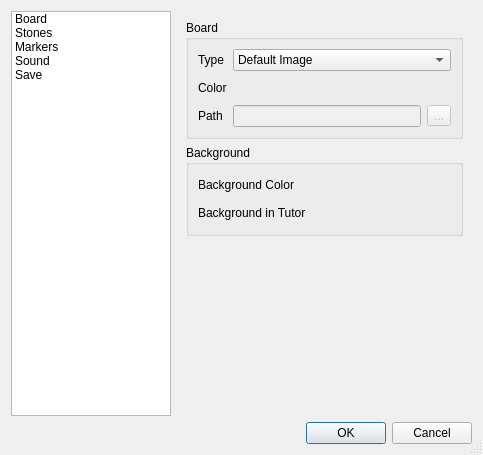
<?xml version="1.0" encoding="UTF-8"?>
<ui version="4.0">
 <class>SetupDialog</class>
 <widget class="QDialog" name="SetupDialog">
  <property name="geometry">
   <rect>
    <x>0</x>
    <y>0</y>
    <width>483</width>
    <height>455</height>
   </rect>
  </property>
  <property name="windowTitle">
   <string>Setup</string>
  </property>
  <property name="sizeGripEnabled">
   <bool>true</bool>
  </property>
  <layout class="QVBoxLayout" name="verticalLayout">
   <item>
    <layout class="QHBoxLayout" name="horizontalLayout">
     <item>
      <widget class="QListWidget" name="categoryList">
       <property name="maximumSize">
        <size>
         <width>160</width>
         <height>16777215</height>
        </size>
       </property>
       <item>
        <property name="text">
         <string>Board</string>
        </property>
       </item>
       <item>
        <property name="text">
         <string>Stones</string>
        </property>
       </item>
       <item>
        <property name="text">
         <string>Markers</string>
        </property>
       </item>
       <item>
        <property name="text">
         <string>Sound</string>
        </property>
       </item>
       <item>
        <property name="text">
         <string>Save</string>
        </property>
       </item>
      </widget>
     </item>
     <item>
      <widget class="QStackedWidget" name="stackedWidget">
       <property name="frameShape">
        <enum>QFrame::NoFrame</enum>
       </property>
       <property name="frameShadow">
        <enum>QFrame::Plain</enum>
       </property>
       <property name="currentIndex">
        <number>0</number>
       </property>
       <widget class="QWidget" name="boardPage">
        <layout class="QVBoxLayout" name="verticalLayout_2">
         <item>
          <widget class="QGroupBox" name="boardGroupBox">
           <property name="title">
            <string>Board</string>
           </property>
           <layout class="QFormLayout" name="formLayout">
            <item row="0" column="0">
             <widget class="QLabel" name="boardTypeLabel">
              <property name="text">
               <string>Type</string>
              </property>
             </widget>
            </item>
            <item row="0" column="1">
             <widget class="QComboBox" name="boardTypeComboBox">
              <item>
               <property name="text">
                <string>Default Image</string>
               </property>
              </item>
              <item>
               <property name="text">
                <string>Select File</string>
               </property>
              </item>
              <item>
               <property name="text">
                <string>Fill Color</string>
               </property>
              </item>
             </widget>
            </item>
            <item row="1" column="0">
             <widget class="QLabel" name="boardColorLabel">
              <property name="text">
               <string>Color</string>
              </property>
             </widget>
            </item>
            <item row="1" column="1">
             <widget class="QPushButton" name="boardColorButton">
              <property name="text">
               <string/>
              </property>
              <property name="flat">
               <bool>true</bool>
              </property>
             </widget>
            </item>
            <item row="2" column="0">
             <widget class="QLabel" name="boardPathLabel">
              <property name="text">
               <string>Path</string>
              </property>
             </widget>
            </item>
            <item row="2" column="1">
             <layout class="QHBoxLayout" name="horizontalLayout_2">
              <item>
               <widget class="QLineEdit" name="boardPathEdit">
                <property name="enabled">
                 <bool>false</bool>
                </property>
               </widget>
              </item>
              <item>
               <widget class="QToolButton" name="boardPathButton">
                <property name="enabled">
                 <bool>false</bool>
                </property>
                <property name="text">
                 <string>...</string>
                </property>
               </widget>
              </item>
             </layout>
            </item>
           </layout>
          </widget>
         </item>
         <item>
          <widget class="QGroupBox" name="boardBackgroundGroupBox">
           <property name="title">
            <string>Background</string>
           </property>
           <layout class="QFormLayout" name="formLayout_3">
            <item row="0" column="0">
             <widget class="QLabel" name="bgColorLabel">
              <property name="text">
               <string>Background Color</string>
              </property>
             </widget>
            </item>
            <item row="0" column="1">
             <widget class="QPushButton" name="bgColorButton">
              <property name="text">
               <string/>
              </property>
              <property name="flat">
               <bool>true</bool>
              </property>
             </widget>
            </item>
            <item row="1" column="0">
             <widget class="QLabel" name="bgTutorColorLabel">
              <property name="text">
               <string>Background in Tutor</string>
              </property>
             </widget>
            </item>
            <item row="1" column="1">
             <widget class="QPushButton" name="bgTutorColorButton">
              <property name="text">
               <string/>
              </property>
              <property name="flat">
               <bool>true</bool>
              </property>
             </widget>
            </item>
           </layout>
          </widget>
         </item>
         <item>
          <spacer name="verticalSpacer">
           <property name="orientation">
            <enum>Qt::Vertical</enum>
           </property>
           <property name="sizeHint" stdset="0">
            <size>
             <width>20</width>
             <height>40</height>
            </size>
           </property>
          </spacer>
         </item>
        </layout>
       </widget>
       <widget class="QWidget" name="stonePage">
        <layout class="QVBoxLayout" name="verticalLayout_4">
         <item>
          <widget class="QGroupBox" name="whiteGroupBox">
           <property name="focusPolicy">
            <enum>Qt::NoFocus</enum>
           </property>
           <property name="title">
            <string>White Stone</string>
           </property>
           <layout class="QFormLayout" name="formLayout_2">
            <item row="0" column="0">
             <widget class="QLabel" name="whiteTypeLabel">
              <property name="text">
               <string>Type</string>
              </property>
             </widget>
            </item>
            <item row="0" column="1">
             <widget class="QComboBox" name="whiteTypeComboBox">
              <item>
               <property name="text">
                <string>Default Image</string>
               </property>
              </item>
              <item>
               <property name="text">
                <string>Select File</string>
               </property>
              </item>
              <item>
               <property name="text">
                <string>Fill Color</string>
               </property>
              </item>
             </widget>
            </item>
            <item row="1" column="0">
             <widget class="QLabel" name="whiteColorLabel">
              <property name="text">
               <string>Color</string>
              </property>
             </widget>
            </item>
            <item row="1" column="1">
             <widget class="QPushButton" name="whiteColorButton">
              <property name="text">
               <string/>
              </property>
              <property name="autoDefault">
               <bool>false</bool>
              </property>
              <property name="flat">
               <bool>true</bool>
              </property>
             </widget>
            </item>
            <item row="2" column="0">
             <widget class="QLabel" name="whitePathLabel">
              <property name="text">
               <string>Path</string>
              </property>
             </widget>
            </item>
            <item row="2" column="1">
             <layout class="QHBoxLayout" name="horizontalLayout_3">
              <item>
               <widget class="QLineEdit" name="whitePathEdit">
                <property name="enabled">
                 <bool>false</bool>
                </property>
               </widget>
              </item>
              <item>
               <widget class="QToolButton" name="whitePathButton">
                <property name="enabled">
                 <bool>false</bool>
                </property>
                <property name="text">
                 <string>...</string>
                </property>
               </widget>
              </item>
             </layout>
            </item>
           </layout>
          </widget>
         </item>
         <item>
          <widget class="QGroupBox" name="blackGroupBox">
           <property name="title">
            <string>Black Stone</string>
           </property>
           <layout class="QFormLayout" name="formLayout_5">
            <item row="0" column="0">
             <widget class="QLabel" name="blackTypeLabel">
              <property name="midLineWidth">
               <number>0</number>
              </property>
              <property name="text">
               <string>Type</string>
              </property>
             </widget>
            </item>
            <item row="0" column="1">
             <widget class="QComboBox" name="blackTypeComboBox">
              <item>
               <property name="text">
                <string>Default Image</string>
               </property>
              </item>
              <item>
               <property name="text">
                <string>Select File</string>
               </property>
              </item>
              <item>
               <property name="text">
                <string>Fill Color</string>
               </property>
              </item>
             </widget>
            </item>
            <item row="1" column="0">
             <widget class="QLabel" name="blackColorLabel">
              <property name="text">
               <string>Color</string>
              </property>
             </widget>
            </item>
            <item row="1" column="1">
             <widget class="QPushButton" name="blackColorButton">
              <property name="text">
               <string/>
              </property>
              <property name="autoDefault">
               <bool>false</bool>
              </property>
              <property name="flat">
               <bool>true</bool>
              </property>
             </widget>
            </item>
            <item row="2" column="0">
             <widget class="QLabel" name="blackPathLabel">
              <property name="text">
               <string>Path</string>
              </property>
             </widget>
            </item>
            <item row="2" column="1">
             <layout class="QHBoxLayout" name="horizontalLayout_4">
              <item>
               <widget class="QLineEdit" name="blackPathEdit">
                <property name="enabled">
                 <bool>false</bool>
                </property>
               </widget>
              </item>
              <item>
               <widget class="QToolButton" name="blackPathButton">
                <property name="enabled">
                 <bool>false</bool>
                </property>
                <property name="text">
                 <string>...</string>
                </property>
               </widget>
              </item>
             </layout>
            </item>
           </layout>
          </widget>
         </item>
         <item>
          <spacer name="verticalSpacer_3">
           <property name="orientation">
            <enum>Qt::Vertical</enum>
           </property>
           <property name="sizeHint" stdset="0">
            <size>
             <width>20</width>
             <height>40</height>
            </size>
           </property>
          </spacer>
         </item>
        </layout>
       </widget>
       <widget class="QWidget" name="markerPage">
        <layout class="QVBoxLayout" name="verticalLayout_3">
         <item>
          <widget class="QGroupBox" name="markersGroupBox">
           <property name="title">
            <string>Markers</string>
           </property>
           <layout class="QFormLayout" name="formLayout_4">
            <item row="0" column="0">
             <widget class="QLabel" name="focusTypeLabel">
              <property name="text">
               <string>Type</string>
              </property>
             </widget>
            </item>
            <item row="0" column="1">
             <widget class="QComboBox" name="focusTypeComboBox">
              <item>
               <property name="text">
                <string>Focus Triangle</string>
               </property>
              </item>
              <item>
               <property name="text">
                <string>Circle</string>
               </property>
              </item>
              <item>
               <property name="text">
                <string>Cross</string>
               </property>
              </item>
              <item>
               <property name="text">
                <string>Square</string>
               </property>
              </item>
              <item>
               <property name="text">
                <string>Triangle</string>
               </property>
              </item>
             </widget>
            </item>
            <item row="1" column="0">
             <widget class="QLabel" name="focusWhiteColorLabel">
              <property name="text">
               <string>Color (White Stone)</string>
              </property>
             </widget>
            </item>
            <item row="1" column="1">
             <widget class="QPushButton" name="focusWhiteColorButton">
              <property name="text">
               <string/>
              </property>
              <property name="flat">
               <bool>true</bool>
              </property>
             </widget>
            </item>
            <item row="2" column="0">
             <widget class="QLabel" name="focusBlackColorLabel">
              <property name="text">
               <string>Color (Black Stone)</string>
              </property>
             </widget>
            </item>
            <item row="2" column="1">
             <widget class="QPushButton" name="focusBlackColorButton">
              <property name="text">
               <string/>
              </property>
              <property name="flat">
               <bool>true</bool>
              </property>
             </widget>
            </item>
            <item row="3" column="0">
             <widget class="QLabel" name="branchLabel">
              <property name="text">
               <string>Branch Color</string>
              </property>
             </widget>
            </item>
            <item row="3" column="1">
             <widget class="QPushButton" name="branchColorButton">
              <property name="text">
               <string/>
              </property>
              <property name="flat">
               <bool>true</bool>
              </property>
             </widget>
            </item>
            <item row="4" column="0">
             <widget class="QLabel" name="labelTypeLabel">
              <property name="text">
               <string>Label Type</string>
              </property>
             </widget>
            </item>
            <item row="4" column="1">
             <widget class="QComboBox" name="labelTypeComboBox">
              <item>
               <property name="text">
                <string>A,B,C...</string>
               </property>
              </item>
              <item>
               <property name="text">
                <string>a,b,c...</string>
               </property>
              </item>
              <item>
               <property name="text">
                <string>1,2,3...</string>
               </property>
              </item>
              <item>
               <property name="text">
                <string>ア,イ,ウ...</string>
               </property>
              </item>
              <item>
               <property name="text">
                <string>イ,ロ,ハ...</string>
               </property>
              </item>
             </widget>
            </item>
           </layout>
          </widget>
         </item>
         <item>
          <spacer name="verticalSpacer_2">
           <property name="orientation">
            <enum>Qt::Vertical</enum>
           </property>
           <property name="sizeHint" stdset="0">
            <size>
             <width>20</width>
             <height>40</height>
            </size>
           </property>
          </spacer>
         </item>
        </layout>
       </widget>
       <widget class="QWidget" name="soundPage">
        <layout class="QVBoxLayout" name="verticalLayout_5">
         <item>
          <widget class="QGroupBox" name="soundGroupBox">
           <property name="title">
            <string>Sound</string>
           </property>
           <layout class="QFormLayout" name="formLayout_6">
            <item row="0" column="0">
             <widget class="QLabel" name="soundTypeLabel">
              <property name="text">
               <string>Type</string>
              </property>
             </widget>
            </item>
            <item row="0" column="1">
             <widget class="QComboBox" name="soundTypeComboBox">
              <item>
               <property name="text">
                <string>Default Sound</string>
               </property>
              </item>
              <item>
               <property name="text">
                <string>Select File</string>
               </property>
              </item>
             </widget>
            </item>
            <item row="1" column="0">
             <widget class="QLabel" name="soundPathLabel">
              <property name="text">
               <string>Path</string>
              </property>
             </widget>
            </item>
            <item row="1" column="1">
             <layout class="QHBoxLayout" name="horizontalLayout_5">
              <item>
               <widget class="QLineEdit" name="soundPathEdit">
                <property name="enabled">
                 <bool>false</bool>
                </property>
               </widget>
              </item>
              <item>
               <widget class="QToolButton" name="soundPathButton">
                <property name="enabled">
                 <bool>false</bool>
                </property>
                <property name="text">
                 <string>...</string>
                </property>
               </widget>
              </item>
             </layout>
            </item>
           </layout>
          </widget>
         </item>
         <item>
          <spacer name="verticalSpacer_4">
           <property name="orientation">
            <enum>Qt::Vertical</enum>
           </property>
           <property name="sizeHint" stdset="0">
            <size>
             <width>20</width>
             <height>40</height>
            </size>
           </property>
          </spacer>
         </item>
        </layout>
       </widget>
       <widget class="QWidget" name="savePage">
        <layout class="QVBoxLayout" name="verticalLayout_6">
         <item>
          <widget class="QGroupBox" name="saveGroupBox">
           <property name="title">
            <string>Save</string>
           </property>
           <layout class="QFormLayout" name="formLayout_7">
            <item row="0" column="0">
             <widget class="QLabel" name="saveNameLabel">
              <property name="text">
               <string>Default FileName</string>
              </property>
             </widget>
            </item>
            <item row="0" column="1">
             <widget class="QLineEdit" name="saveNameEdit"/>
            </item>
           </layout>
          </widget>
         </item>
         <item>
          <spacer name="verticalSpacer_5">
           <property name="orientation">
            <enum>Qt::Vertical</enum>
           </property>
           <property name="sizeHint" stdset="0">
            <size>
             <width>20</width>
             <height>40</height>
            </size>
           </property>
          </spacer>
         </item>
        </layout>
       </widget>
      </widget>
     </item>
    </layout>
   </item>
   <item>
    <widget class="QDialogButtonBox" name="buttonBox">
     <property name="orientation">
      <enum>Qt::Horizontal</enum>
     </property>
     <property name="standardButtons">
      <set>QDialogButtonBox::Cancel|QDialogButtonBox::Ok</set>
     </property>
    </widget>
   </item>
  </layout>
 </widget>
 <tabstops>
  <tabstop>categoryList</tabstop>
  <tabstop>boardTypeComboBox</tabstop>
  <tabstop>boardColorButton</tabstop>
  <tabstop>boardPathEdit</tabstop>
  <tabstop>boardPathButton</tabstop>
  <tabstop>bgColorButton</tabstop>
  <tabstop>bgTutorColorButton</tabstop>
  <tabstop>whiteTypeComboBox</tabstop>
  <tabstop>whiteColorButton</tabstop>
  <tabstop>whitePathEdit</tabstop>
  <tabstop>whitePathButton</tabstop>
  <tabstop>blackTypeComboBox</tabstop>
  <tabstop>blackColorButton</tabstop>
  <tabstop>blackPathEdit</tabstop>
  <tabstop>blackPathButton</tabstop>
  <tabstop>focusTypeComboBox</tabstop>
  <tabstop>focusWhiteColorButton</tabstop>
  <tabstop>focusBlackColorButton</tabstop>
  <tabstop>branchColorButton</tabstop>
  <tabstop>labelTypeComboBox</tabstop>
  <tabstop>soundTypeComboBox</tabstop>
  <tabstop>soundPathEdit</tabstop>
  <tabstop>soundPathButton</tabstop>
  <tabstop>saveNameEdit</tabstop>
  <tabstop>buttonBox</tabstop>
 </tabstops>
 <resources/>
 <connections>
  <connection>
   <sender>buttonBox</sender>
   <signal>accepted()</signal>
   <receiver>SetupDialog</receiver>
   <slot>accept()</slot>
   <hints>
    <hint type="sourcelabel">
     <x>248</x>
     <y>254</y>
    </hint>
    <hint type="destinationlabel">
     <x>157</x>
     <y>274</y>
    </hint>
   </hints>
  </connection>
  <connection>
   <sender>buttonBox</sender>
   <signal>rejected()</signal>
   <receiver>SetupDialog</receiver>
   <slot>reject()</slot>
   <hints>
    <hint type="sourcelabel">
     <x>316</x>
     <y>260</y>
    </hint>
    <hint type="destinationlabel">
     <x>286</x>
     <y>274</y>
    </hint>
   </hints>
  </connection>
 </connections>
</ui>
